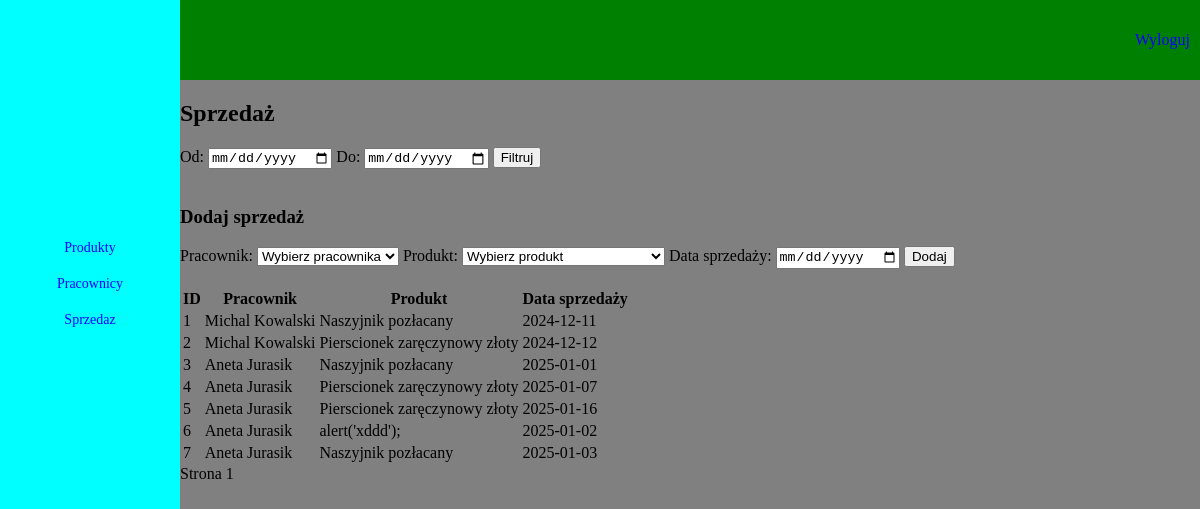
Page /dashboard/sprzedaz (signed in) on the committed database.
### tables this page shows
CREATE TABLE sprzedaz (
    id INTEGER PRIMARY KEY AUTOINCREMENT,
    id_pracownika INTEGER,
    id_produktu INTEGER,
    data_sprzedazy TEXT NOT NULL,
    FOREIGN KEY(id_pracownika) REFERENCES pracownicy(id),
    FOREIGN KEY(id_produktu) REFERENCES produkty(id)
);

CREATE TABLE produkty (
    id INTEGER PRIMARY KEY AUTOINCREMENT,
    nazwa TEXT NOT NULL,
    cena REAL NOT NULL);

### niezabezpieczona_aplikacja/views/sprzedaz.py (the view)
@sprzedaz_bp.route('/sprzedaz', methods=['GET', 'POST'])
def sprzedaz():
    if 'user_id' not in session:
        return redirect(url_for('login.login'))
    page = int(request.args.get('page', 1))
    start_date = request.args.get('start_date', '')
    end_date = request.args.get('end_date', '')
    sprzedaz = get_sprzedaz(per_page=8, page=page, start_date=start_date, end_date=end_date)
    if request.method == 'POST':
        id_pracownika = int(request.form['id_pracownika'])
        id_produktu = int(request.form['id_produktu'])
        data_sprzedazy = request.form['data_sprzedazy']
        add_sprzedaz(id_pracownika, id_produktu, data_sprzedazy)
        return redirect(url_for('sprzedaz.sprzedaz', page=page))
    produkty = get_produkty()
    pracownicy = get_sklepowi_pracownicy()
    return render_template(
        'sprzedaz.html',
        sprzedaz=sprzedaz,
        produkty=produkty,
        pracownicy=pracownicy,
        page=page,
        per_page=8,
        start_date=start_date,
        end_date=end_date
    )

### niezabezpieczona_aplikacja/views/sprzedaz.py (called while the page is built)
def get_db_connection():
    conn = sqlite3.connect(db_path)
    conn.row_factory = sqlite3.Row
    return conn

def get_sprzedaz(per_page=8, page=1, start_date=None, end_date=None):
    offset = (page - 1) * per_page
    conn = get_db_connection()
    cursor = conn.cursor()
    query = """
        SELECT sprzedaz.id, pracownicy.imie || ' ' || pracownicy.nazwisko AS pracownik,
               produkty.nazwa AS produkt, sprzedaz.data_sprzedazy
        FROM sprzedaz
        JOIN pracownicy ON sprzedaz.id_pracownika = pracownicy.id
        JOIN produkty ON sprzedaz.id_produktu = produkty.id
    """
    if start_date and end_date:
        query += f" WHERE sprzedaz.data_sprzedazy BETWEEN '{start_date}' AND '{end_date}'"
    query += f" LIMIT {per_page} OFFSET {offset}"
    cursor.execute(query)
    results = cursor.fetchall()
    conn.close()
    return results

def get_produkty():
    conn = get_db_connection()
    cursor = conn.cursor()
    cursor.execute("SELECT id, nazwa FROM produkty")
    produkty = cursor.fetchall()
    conn.close()
    return produkty

def get_sklepowi_pracownicy():
    conn = get_db_connection()
    cursor = conn.cursor()
    cursor.execute("SELECT id, imie || ' ' || nazwisko AS pelne_imie FROM pracownicy WHERE stanowisko = 'Sklepowa'")
    pracownicy = cursor.fetchall()
    conn.close()
    return pracownicy

### niezabezpieczona_aplikacja/templates/sprzedaz.html (shortened to what this page needs)
<!DOCTYPE html>
<html lang="pl">
  <head>
    <link rel="stylesheet" type="text/css" href="{{ url_for('static', filename='css/dashboard_main.css') }}" />
  </head>
  <body>
    <div id="top_menu">
      <a href="{{ url_for('logout.logout') }}">Wyloguj</a>
    </div>
    <div id="content">
      <h2>Sprzedaż</h2>
   <form method="GET" action="{{ url_for('sprzedaz.sprzedaz') }}">
    <label for="start_date">Od:</label>
    <input type="date" name="start_date" id="start_date" value="{{ start_date }}">
    <label for="end_date">Do:</label>
    <input type="date" name="end_date" id="end_date" value="{{ end_date }}">
    <button type="submit">Filtruj</button>
</form>
      <br>
      <form method="POST">
        <h3>Dodaj sprzedaż</h3>
        <label for="id_pracownika">Pracownik:</label>
        <select name="id_pracownika" id="id_pracownika" required>
          <option value="" disabled selected>Wybierz pracownika</option>
        </select>
        <label for="id_produktu">Produkt:</label>
        <select name="id_produktu" id="id_produktu" required>
          <option value="" disabled selected>Wybierz produkt</option>
        </select>
        <label for="data_sprzedazy">Data sprzedaży:</label>
        <input type="date" name="data_sprzedazy" id="data_sprzedazy" required />
        <button type="submit">Dodaj</button>
      </form>
      <br>
      <table>
        <thead>
          <tr>
            <th>ID</th>
            <th>Pracownik</th>
            <th>Produkt</th>
            <th>Data sprzedaży</th>
          </tr>
        </thead>
        <tbody>
          {% for item in sprzedaz %}
            <tr>
              <td>{{ item[0] }}</td>
              <td>{{ item[1] }}</td>
              <td>{{ item[2] }}</td>
              <td>{{ item[3] }}</td>
            </tr>
          {% endfor %}
        </tbody>
      </table>
      <div id="pagination">
        <span>Strona {{ page }}</span>
      </div>
    </div>
    <div id="left_menu">
      <a href="{{ url_for('produkty.produkty') }}">Produkty</a>
      <a href="{{ url_for('pracownicy.pracownicy') }}">Pracownicy</a>
      <a href="{{ url_for('sprzedaz.sprzedaz') }}">Sprzedaz</a>
    </div>
  </body>
</html>

### niezabezpieczona_aplikacja/static/css/dashboard_main.css (style rules this page uses)
body { background-color: grey; margin: 0; padding: 0; }
#top_menu { background-color: green; width: 85%; height: 10vh; display: block; float: right; }
#top_menu a { float: right; display: block; text-align: center; margin-left: 10px; margin-right: 10px; text-decoration: none; color: blue; font-family: Georgia, "Times New Roman", Times, serif; font-weight: 200; height: 100%; display: flex; align-items: center; justify-content: center; }
#left_menu { background-color: aqua; width: 15%; position: absolute; top: 0; left: 0; right: 0; bottom: 0; padding-top: 30vh; }
#left_menu a { float: center; display: block; text-decoration: none; color: blue; font-family: Georgia, "Times New Roman", Times, serif; font-size: 14px; width: 100%; border: 1px; border-color: black; display: flex; align-items: center; justify-content: center; margin-bottom: 20px; }
#content { float: right; width: 85%; height: 100hv; }

### rows in the picture
sprzedaz: id "1", item "Michal Kowalski", nazwa "Naszyjnik pozłacany", data_sprzedazy "2024-12-11"
sprzedaz: id "2", item "Michal Kowalski", nazwa "Pierscionek zaręczynowy złoty", data_sprzedazy "2024-12-12"
sprzedaz: id "3", item "Aneta Jurasik", nazwa "Naszyjnik pozłacany", data_sprzedazy "2025-01-01"
sprzedaz: id "4", item "Aneta Jurasik", nazwa "Pierscionek zaręczynowy złoty", data_sprzedazy "2025-01-07"
sprzedaz: id "5", item "Aneta Jurasik", nazwa "Pierscionek zaręczynowy złoty", data_sprzedazy "2025-01-16"
sprzedaz: id "6", item "Aneta Jurasik", nazwa "alert('xddd');", data_sprzedazy "2025-01-02"
sprzedaz: id "7", item "Aneta Jurasik", nazwa "Naszyjnik pozłacany", data_sprzedazy "2025-01-03"

### other values in the picture
{{ page }} "1"
